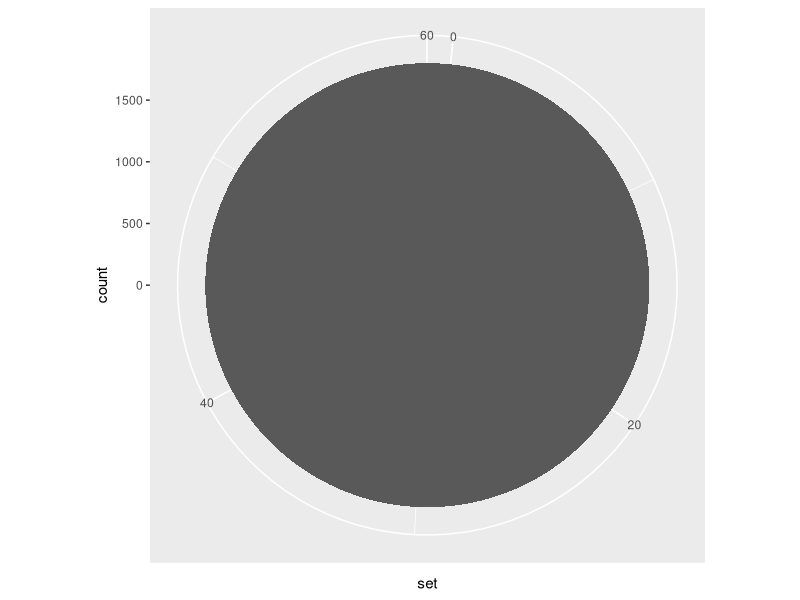
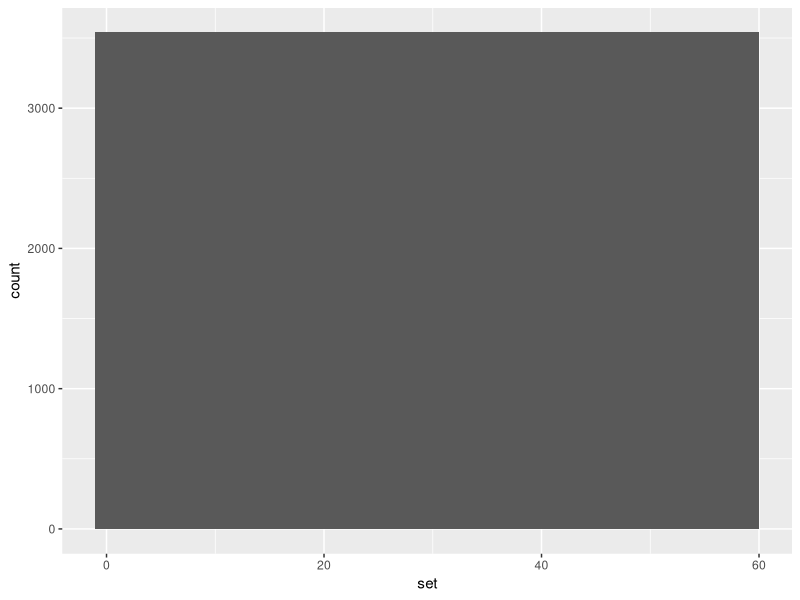
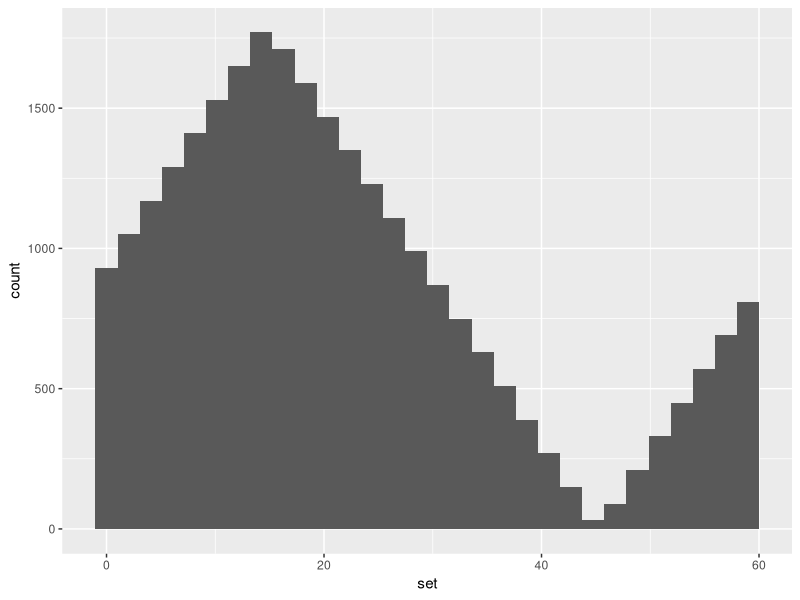
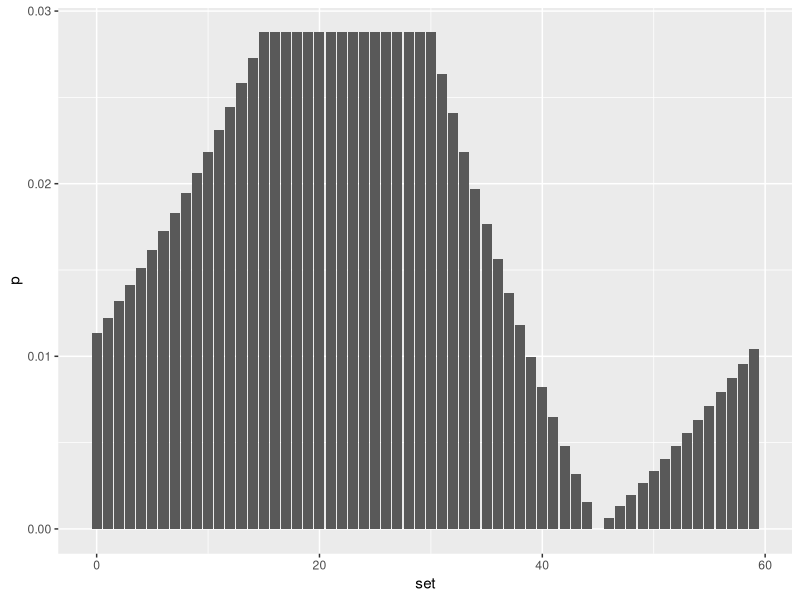
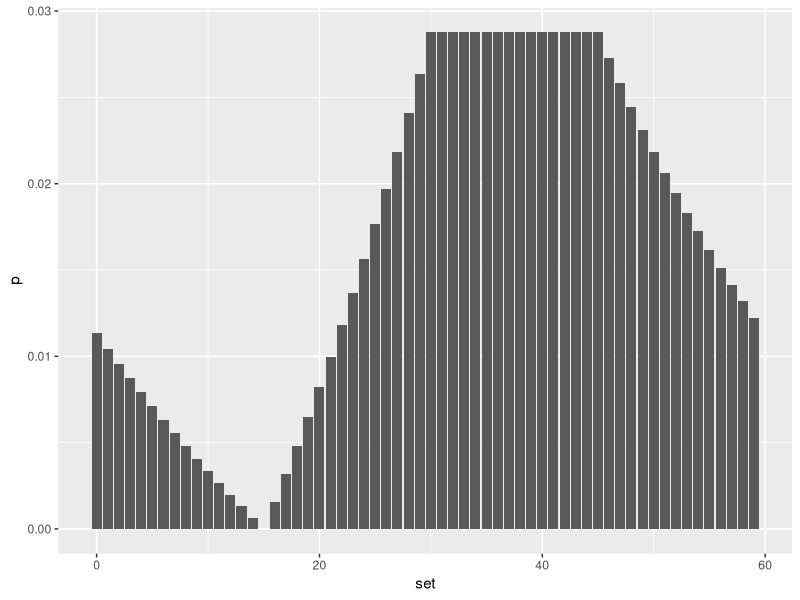
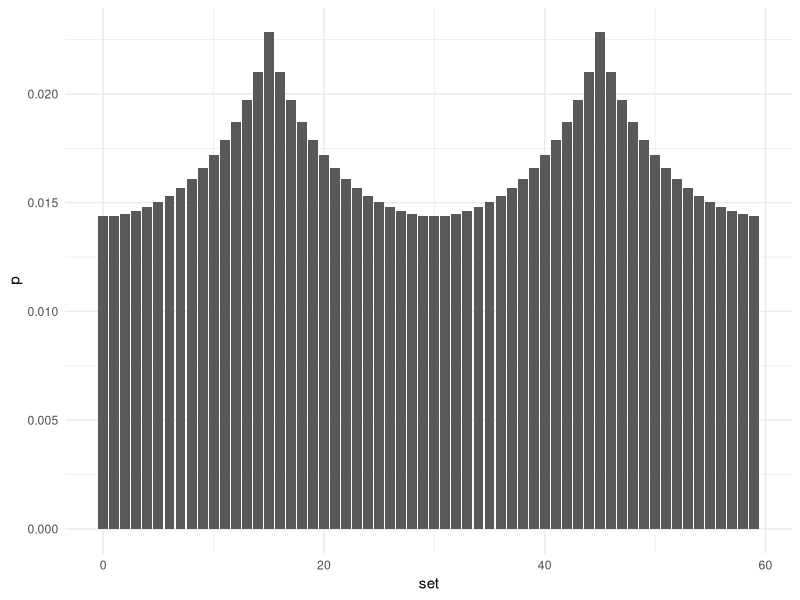
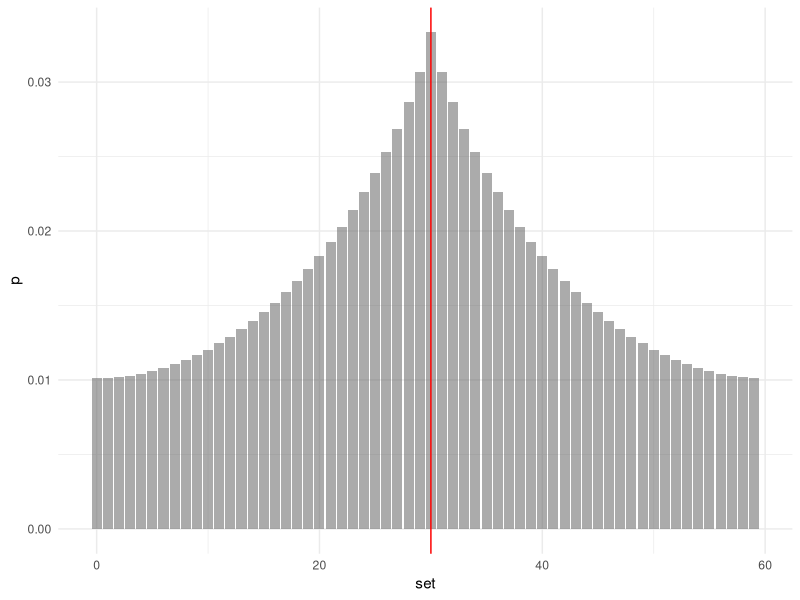
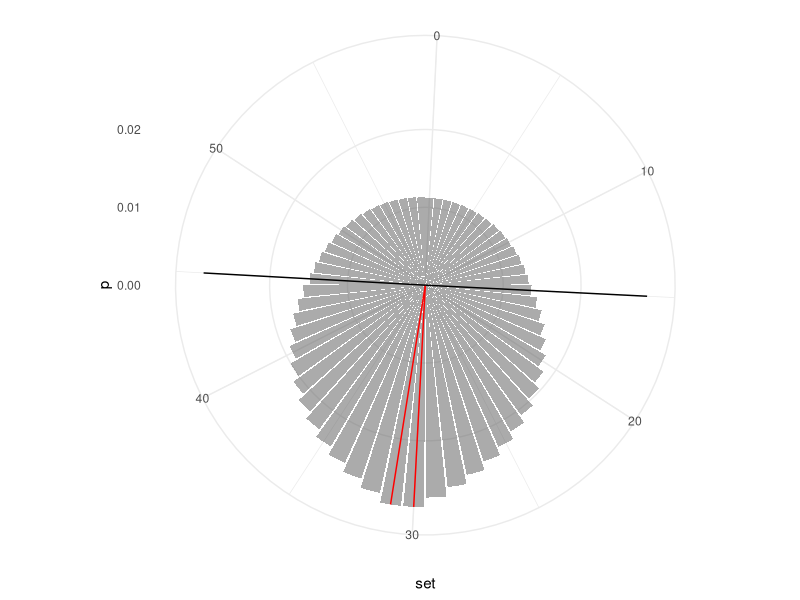

Reproduce these figures in R, in order. (Note: this script raises an error after producing the figures.)
library(tidyverse)

MINX = 0
MAXX = 60

#categories = 30, 60, 90 

intervals = data.frame(set = c())


for(i in MINX:(MAXX-1)){
  for(j in MINX:(2*MAXX-1)){
    if(i<=j){
      intervals = bind_rows(intervals,data.frame(set =i:j, setID = paste("[",i,", ",j, "]"), size = length(i:j)))
    }  
  }
}

  
categories = c(15,45) 

circular_intervals = intervals %>% 
  filter(size <60) %>%
  mutate(set = set%%MAXX)


tmp1 = function(set){
  c1 = categories[1] %in% set
  c2 = categories[2] %in% set


  (!c1 & c2) 
}


tmp2 = function(set){
  c1 = categories[1] %in% set
  c2 = categories[2] %in% set
  
  
  (c1 & !c2) 
}

cat_sets = circular_intervals%>% group_by(setID) %>%
  summarise(cat2 = tmp1(set), cat1 = tmp2(set)) 



circular_intervals %>%
  inner_join(cat_sets) %>%
  filter((cat1 | cat2)) %>%
  ggplot(aes(x= set))+
  geom_histogram()+
  coord_polar()

circular_intervals %>%
  inner_join(cat_sets) %>%
  #filter(cat2)%>%
  ggplot(aes(x= set))+
  geom_histogram()

circular_intervals %>%
  inner_join(cat_sets) %>%
  filter(cat1)%>%
  ggplot(aes(x= set))+
  geom_histogram()



item = 30

circular_intervals %>%
  inner_join(cat_sets) %>%
  filter(cat1)%>%
  group_by(setID)%>%
  filter(item %in% set)%>%
  mutate(size = 1/size) %>%
  group_by(set) %>%
  summarise(p = sum(size)) %>%
  ungroup() %>%
  mutate(p = p/sum(p)) %>%
  ggplot(aes(x=set, y = p))+
  geom_histogram(stat = "identity")
  

circular_intervals %>%
  inner_join(cat_sets) %>%
  filter(cat2)%>%
  group_by(setID)%>%
  filter(item %in% set)%>%
  mutate(size = 1/size) %>%
  group_by(set) %>%
  summarise(p = sum(size)) %>%
  ungroup() %>%
  mutate(p = p/sum(p)) %>%
  ggplot(aes(x=set, y = p))+
  geom_histogram(stat = "identity")

circular_intervals %>%
  inner_join(cat_sets) %>%
  filter((cat1|cat2))%>%
  group_by(setID)%>%
  mutate(size = 1/size) %>%
  group_by(set) %>%
  summarise(p = sum(size)) %>%
  ungroup() %>%
  mutate(p = p/sum(p)) %>%
  ggplot(aes(x=set, y = p))+
  geom_histogram(stat = "identity")+
  theme_minimal()#+
  #coord_polar()







col1 =30
col2 = 31



circular_intervals %>%
  inner_join(cat_sets) %>%
  #filter((cat1|cat2))%>%
  group_by(setID) %>%
  mutate( include_col1 = any(col1 %in% set), include_col2 = any(col2 %in% set)) %>%
  #filter( (include_col1 & !include_col2))%>%
  filter(include_col1 )%>%
  mutate(size = 1/size) %>%
  group_by(set) %>%
  summarise(p = sum(size)) %>%
  ungroup() %>%
  mutate(p = p/sum(p))%>%
  
  ggplot(aes(x= set, y = p))+
  geom_histogram(binwidth = 1, alpha = .5, stat="identity")+
  geom_vline(data = data.frame(col = c(col1)), aes(xintercept=col), col = "red")+
  #geom_vline(data = data.frame(categories = categories), aes(xintercept = categories))+
  #geom_vline(xintercept = col1)+
  theme_minimal()#+
   coord_polar()
  #theme(panel.grid = element_blank(),
  #      axis.text = element_blank(),
  #      axis.title = element_blank())+





circular_intervals %>%
  inner_join(cat_sets) %>%
  filter((cat1|cat2))%>%
  group_by(setID) %>%
  mutate( include_col1 = any(col1 %in% set), include_col2 = any(col2 %in% set)) %>%
  filter( (include_col1 & include_col2))%>%
  mutate(size = 1/size) %>%
  group_by(set) %>%
  summarise(p = sum(size)) %>%
  ungroup() %>%
  mutate(p = p/sum(p))%>%
  
  ggplot(aes(x= set, y = p))+
  geom_histogram(binwidth = 1, alpha = .5, stat="identity")+
  geom_vline(data = data.frame(col = c(col1,col2)), aes(xintercept=col), col = "red")+
  geom_vline(data = data.frame(categories = categories), aes(xintercept = categories))+
  #geom_vline(xintercept = col1)+
  theme_minimal()+

  coord_polar()





circular_intervals %>%
  inner_join(cat_sets) %>%
  filter(cat2)%>%
  ungroup()%>%
  group_by(setID) %>%
  mutate( include_col1 = any(col1 %in% set), include_col2 = any(col2 %in% set)) %>%
  filter( (include_col1 & include_col2))%>%
  mutate(size = 1/size) %>%
  group_by(set) %>%
  summarise(p = sum(size)) %>%
  ungroup() %>%
  mutate(p = p/sum(p))%>%
  
  ggplot(aes(x= set, y = p))+
  geom_histogram(binwidth = 1, alpha = .5, stat="identity")+
  geom_point(data = data.frame(col = c(col1,col2)), aes(x=col, y = 0))+
  geom_point(data = data.frame(col = c(col1,col2)), aes(x=col, y = 0))+
  #geom_vline(xintercept = col1)+
  xlim(0,50)+
  theme_minimal()+
  theme(panel.grid = element_blank(),
        axis.text = element_blank(),
        axis.title = element_blank())







postpred_category = function(cols){
  col1 = cols[1]
  col2 = cols[2]
  circular_intervals %>%
    inner_join(cat_sets) %>%
    filter((cat1|cat2))%>%
    group_by(setID) %>%
    mutate( include_col1 = any(col1 %in% set), include_col2 = any(col2 %in% set)) %>%
    filter(include_col1 )%>%
    mutate(size = 1/size) %>%
    group_by(set) %>%
    summarise(p = sum(size)) %>%
    ungroup() %>%
    mutate(p = p/sum(p))
}

postpred_circmean_category = function(cols){
  postpred_category(cols)%>%
    mutate(p = round(p*100000))%>%
    group_by(set)%>%
    do(tmp = rep(.$set, .$p)) %>% pull(tmp) %>% unlist %>%
    circular_mean()
}


effects_cat = expand.grid(col1 = c(0:59), col2 = c(0:59)) %>%
  apply(.,MARGIN = c(1), FUN = postpred_circmean_category)


effects_cat = expand.grid(col1 = c(0:59), col2 = c(0:59)) %>%
  mutate(effect = effects_cat)


effects_cat %>%
  mutate(
         bias = circular_distance(col1, effect),
         nearest_cat = sapply(col1, nearest_cat_distance)) %>%
  filter(col1!=col2) %>%
  ggplot(aes(x = nearest_cat, y = bias))+
  geom_point()+
  geom_line()

  